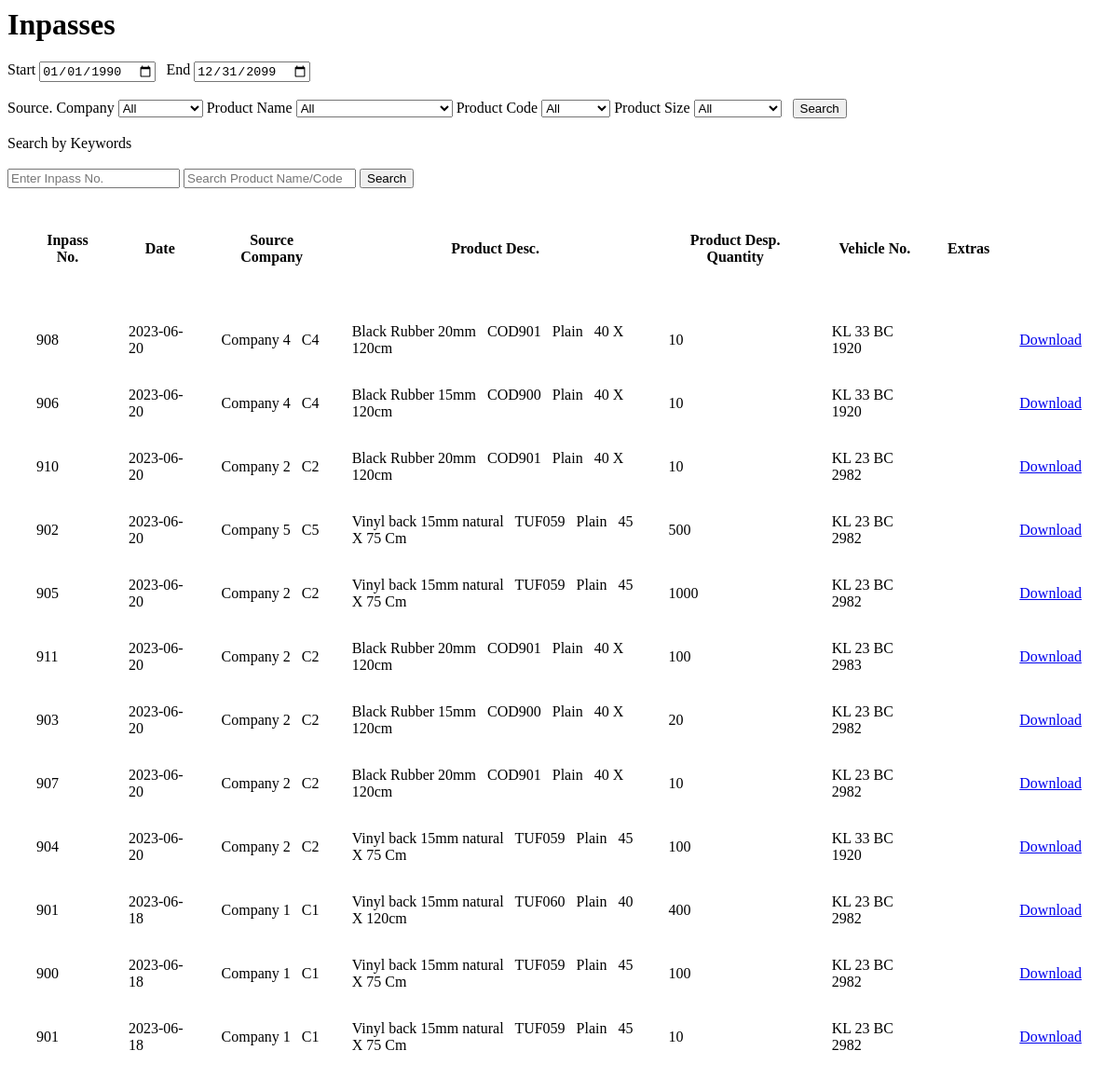
Before: /inpassshowall.php with the older database file.
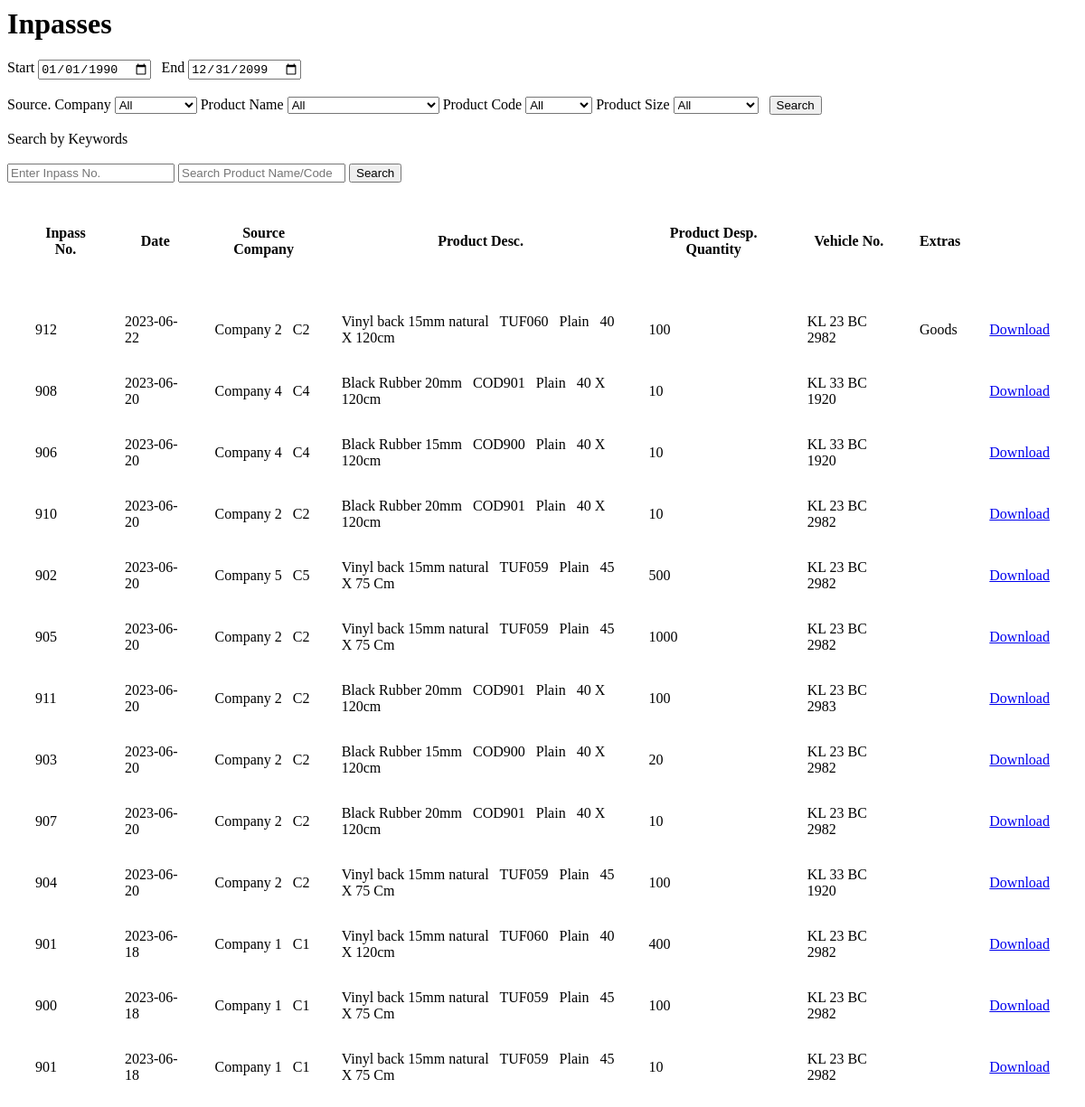
After: the same page with the newer database file.
### tables this page shows
CREATE TABLE IF NOT EXISTS `inpass` (
  `no` int NOT NULL AUTO_INCREMENT,
  `date` date NOT NULL,
  `source` varchar(125) NOT NULL,
  `woc` varchar(125) NOT NULL,
  `op` int NOT NULL,
  `vehicleno` varchar(50) NOT NULL,
  `extras` varchar(125) NOT NULL,
  `type` varchar(10) NOT NULL DEFAULT 'inpass',
  PRIMARY KEY (`no`)
);

CREATE TABLE IF NOT EXISTS `inpass_products` (
  `inpass_no` int NOT NULL,
  `product_name` varchar(50) NOT NULL,
  `product_code` varchar(25) NOT NULL,
  `product_design` varchar(50) NOT NULL,
  `product_size` varchar(25) NOT NULL,
  `product_qty` int NOT NULL
);

### inpassshowall.php (the view, shortened to what this page needs)
<?php
include 'conn.php';
?>
<?php
$start = '1990-01-31';
$end = '2099-12-31';
$sql = "select * from inpass,inpass_products where inpass.no = inpass_products.inpass_no";
$sql .= "  AND date BETWEEN '$start' AND '$end' ORDER BY date DESC";
$retval = mysqli_query($conn, $sql);
?>
<html>
<body>
    <div>
        <h1>Inpasses</h1>
        <form name="filter" method="post">
            <label for="start">Start</label>
            <input type="date" value="1990-01-01" id='start' required name="start">
            <label for="end">End</label>
            <input name="end" value="2099-12-31" id='end' required type="date">
            <br> <br>
            <label>Source. Company</label>
            <select name='company'>
                <option selected>All</option>
            </select>
            <label>Product Name</label>
            <select name='product_name'>
                <option selected>All</option>
            </select>
            <label>Product Code</label>
            <select name='product_code'>
                <option selected>All</option>
            </select>
            <label>Product Size</label>
            <select name='product_size'>
                <option selected>All</option>
            </select> &nbsp;
            <input type="submit" name="filter" value="Search">
            <br> <br>
            Search by Keywords <br> <br>
            <input type="text" name="ipno" placeholder="Enter Inpass No.">
            <input type="text" name="search" placeholder="Search Product Name/Code">
            <input type="submit" name="filter" value="Search">
        </form>
        <table style="border-spacing: 30px;">
            <thead>
                <th>
                    Inpass No.
                </th>
                <th>
                    Date
                </th>
                <th>
                    Source Company
                </th>
                <th>
                    Product Desc.
                </th>
                <th>
                    Product Desp. Quantity
                </th>
                <th>
                    Vehicle No.
                </th>
                <th>
                    Extras
                </th>
                <th>
                </th>
            </thead>
            <tbody>
                <tr>
                    <?php
                    while ($row = $retval->fetch_assoc()) {
                        if (!empty($row)) {
                            echo "
                    <tr>
                    <td>
                    {$row['no']}
                    </td>
                    <td>
                    {$row['date']}
                    </td>
                    <td>
                    {$row['source']}
                    &nbsp;
                    {$row['woc']}
                    </td>
                    <td>
                    {$row['product_name']}
                    &nbsp;
                    {$row['product_code']}
                    &nbsp;
                    {$row['product_design']}
                    &nbsp;
                    {$row['product_size']}
                    </td>
                    <td>
                    {$row['product_qty']}
                    </td>
                    <td>
                    {$row['vehicleno']}
                    </td>
                    <td>
                    {$row['extras']}
                    </td>
                    <td>
                    <a href='createpdfpass.php?no={$row['no']}&io=inpass' target='_blank' >Download</a>
                    </td>
                    </tr>
                    ";
                        }
                    }
                    ?>
                </tr>
            </tbody>
        </table>
    </div>
</body>
</html>

Changed rows visible on the page:
added inpass: no "912", date "2023-06-22", source "Company 2", woc "C2", inpass_products.product_name "Vinyl back 15mm natural", inpass_products.product_code "TUF060", inpass_products.product_design "Plain", inpass_products.product_size "40 X 120cm", inpass_products.product_qty "100", vehicleno "KL 23 BC 2982", extras "Goods"
